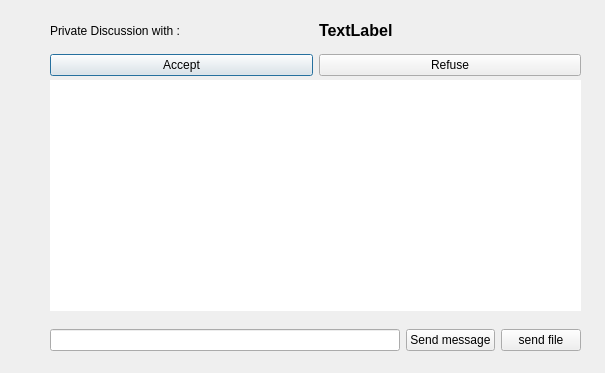
<?xml version="1.0" encoding="UTF-8"?>
<ui version="4.0">
 <class>Dialog2</class>
 <widget class="QDialog" name="Dialog2">
  <property name="geometry">
   <rect>
    <x>0</x>
    <y>0</y>
    <width>605</width>
    <height>373</height>
   </rect>
  </property>
  <property name="windowTitle">
   <string>Dialog</string>
  </property>
  <widget class="QWidget" name="horizontalLayoutWidget_2">
   <property name="geometry">
    <rect>
     <x>50</x>
     <y>50</y>
     <width>531</width>
     <height>31</height>
    </rect>
   </property>
   <layout class="QHBoxLayout" name="horizontalLayout_2">
    <item>
     <widget class="QPushButton" name="pushButton_3">
      <property name="text">
       <string>Accept</string>
      </property>
     </widget>
    </item>
    <item>
     <widget class="QPushButton" name="pushButton_4">
      <property name="text">
       <string>Refuse</string>
      </property>
     </widget>
    </item>
   </layout>
  </widget>
  <widget class="QWidget" name="horizontalLayoutWidget">
   <property name="geometry">
    <rect>
     <x>50</x>
     <y>320</y>
     <width>531</width>
     <height>41</height>
    </rect>
   </property>
   <layout class="QHBoxLayout" name="horizontalLayout">
    <item>
     <widget class="QLineEdit" name="lineEdit"/>
    </item>
    <item>
     <widget class="QPushButton" name="pushButton">
      <property name="text">
       <string>Send message</string>
      </property>
     </widget>
    </item>
    <item>
     <widget class="QPushButton" name="pushButton_2">
      <property name="text">
       <string>send file</string>
      </property>
     </widget>
    </item>
   </layout>
  </widget>
  <widget class="QTextEdit" name="txtOutput">
   <property name="geometry">
    <rect>
     <x>50</x>
     <y>80</y>
     <width>531</width>
     <height>231</height>
    </rect>
   </property>
   <property name="minimumSize">
    <size>
     <width>200</width>
     <height>0</height>
    </size>
   </property>
   <property name="font">
    <font>
     <family>Arial</family>
     <pointsize>14</pointsize>
     <italic>false</italic>
    </font>
   </property>
   <property name="focusPolicy">
    <enum>Qt::NoFocus</enum>
   </property>
   <property name="acceptDrops">
    <bool>false</bool>
   </property>
   <property name="frameShape">
    <enum>QFrame::NoFrame</enum>
   </property>
   <property name="verticalScrollBarPolicy">
    <enum>Qt::ScrollBarAsNeeded</enum>
   </property>
   <property name="html">
    <string>&lt;!DOCTYPE HTML PUBLIC &quot;-//W3C//DTD HTML 4.0//EN&quot; &quot;http://www.w3.org/TR/REC-html40/strict.dtd&quot;&gt;
&lt;html&gt;&lt;head&gt;&lt;meta name=&quot;qrichtext&quot; content=&quot;1&quot; /&gt;&lt;style type=&quot;text/css&quot;&gt;
p, li { white-space: pre-wrap; }
&lt;/style&gt;&lt;/head&gt;&lt;body style=&quot; font-family:'Arial'; font-size:14pt; font-weight:400; font-style:normal;&quot;&gt;
&lt;p style=&quot;-qt-paragraph-type:empty; margin-top:0px; margin-bottom:0px; margin-left:0px; margin-right:0px; -qt-block-indent:0; text-indent:0px; font-family:'Inconsolata';&quot;&gt;&lt;br /&gt;&lt;/p&gt;&lt;/body&gt;&lt;/html&gt;</string>
   </property>
   <property name="textInteractionFlags">
    <set>Qt::TextBrowserInteraction</set>
   </property>
  </widget>
  <widget class="QWidget" name="horizontalLayoutWidget_3">
   <property name="geometry">
    <rect>
     <x>50</x>
     <y>10</y>
     <width>531</width>
     <height>41</height>
    </rect>
   </property>
   <layout class="QHBoxLayout" name="horizontalLayout_4">
    <item>
     <widget class="QLabel" name="label">
      <property name="text">
       <string>Private Discussion with :</string>
      </property>
     </widget>
    </item>
    <item>
     <widget class="QLabel" name="label_2">
      <property name="font">
       <font>
        <pointsize>12</pointsize>
        <weight>75</weight>
        <bold>true</bold>
       </font>
      </property>
      <property name="text">
       <string>TextLabel</string>
      </property>
     </widget>
    </item>
   </layout>
  </widget>
 </widget>
 <resources/>
 <connections/>
</ui>
